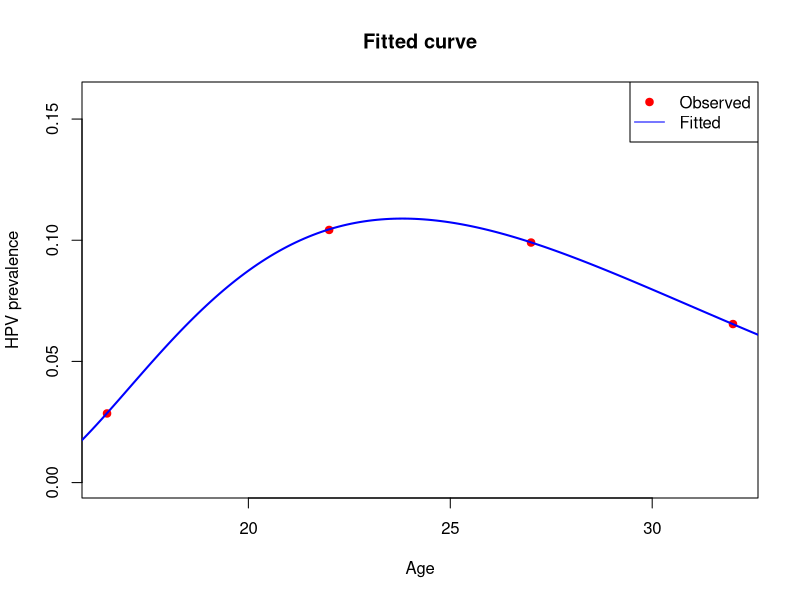

This chart was generated by the following R code:

x <- c(16.5, 22, 27, 32)               
n_total <- c(736, 470, 424, 428)      
y_infected <- c(20.61, 49.35, 41.98, 28.25)  
y_infected <- round(c(20.61, 49.35, 41.98, 28.25))

x0 <- 14                              
n_power <- 2                         
f_model <- function(x, A, B, C) {
  d <- x - x0
  B + (A * d^n_power - B) * exp(-C * d)
}

neg_log_likelihood <- function(par) {
  A <- par[1]
  B <- par[2]
  C <- par[3]
  
  p <- f_model(x, A, B, C)
  p <- pmax(pmin(p, 1 - 1e-6), 1e-6)  
  
  -sum(y_infected * log(p) + (n_total - y_infected) * log(1 - p))
}

result <- optim(
  par = c(0.01, 0.1, 0.1),       
  fn = neg_log_likelihood,      
  method = "BFGS"
)

curve_x <- seq(14, 35, length.out = 200)
fitted_p <- f_model(curve_x, result$par[1], result$par[2], result$par[3])

plot(x, y_infected / n_total, col = "red", pch = 19,
     ylim = c(0, max(y_infected / n_total, fitted_p) + 0.05),
     xlab = "Age", ylab = "HPV prevalence",
     main = "Fitted curve")
lines(curve_x, fitted_p, col = "blue", lwd = 2)
legend("topright", legend = c("Observed", "Fitted"),
       col = c("red", "blue"), pch = c(19, NA), lty = c(NA, 1))







